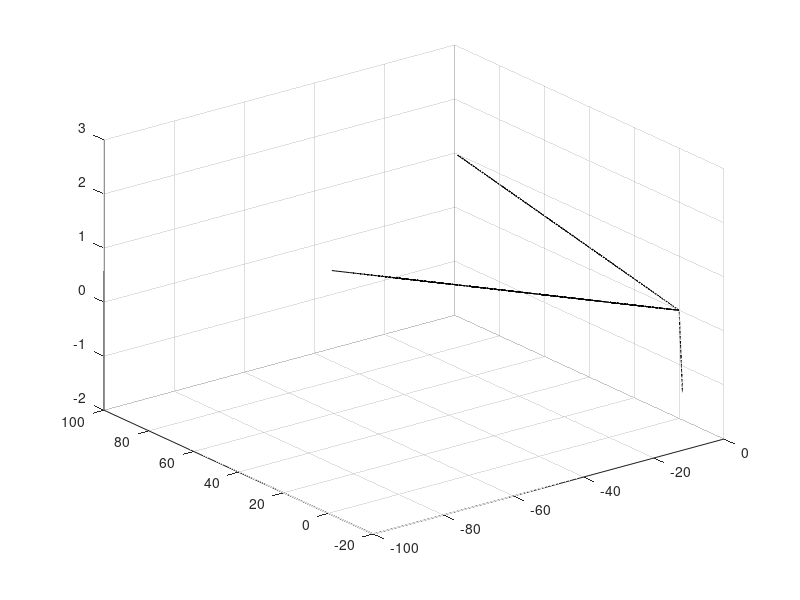

Here is the MATLAB script that generated this plot:
% 力の成分
f1 = [0 1 0];
f2 = [-1 0 0];
f3 = [0 1 0];

% 位置ベクトル
l1 = [0.01 0.025 0];
l2 = [0.005 0.025 0];
l3 = [-0.015 0.03 0];

% モーメントの値を格納する箇所
moment_f1 = [];
moment_f2 = [];
moment_f3 = [];

for i = 0:99
    edit_f1 = i * f1;
    edit_f2 = i * f2;
    edit_f3 = i * f3;

    now_moment1 = cross(l1, edit_f1);
    now_moment2 = cross(l2, edit_f2);
    now_moment3 = cross(l3, edit_f3);

    wrench_f1 = [edit_f1(1) edit_f1(2) now_moment1(3)];
    wrench_f2 = [edit_f2(1) edit_f2(2) now_moment2(3)];
    wrench_f3 = [edit_f3(1) edit_f3(2) now_moment3(3)];

    moment_f1 = [moment_f1; wrench_f1];
    moment_f2 = [moment_f2; wrench_f2];
    moment_f3 = [moment_f3; wrench_f3];

end

x1 = moment_f1(:,1);

x1_mat = reshape(x1, [],5);

y1 = moment_f1(:,2);
y1_mat = reshape(y1, [],5);

z1 = moment_f1(:,3);
z1_mat = reshape(z1, [],5);

surf(x1_mat, y1_mat, z1_mat);

hold on;

x2 = moment_f2(:,1);

x2_mat = reshape(x2, [],5);

y2 = moment_f2(:,2);
y2_mat = reshape(y2, [],5);

z2 = moment_f2(:,3);
z2_mat = reshape(z2, [],5);

surf(x2_mat, y2_mat, z2_mat);

x3 = moment_f3(:,1);

x3_mat = reshape(x3, [],5);

y3 = moment_f3(:,3);
y3_mat = reshape(y3, [],5);

z3 = moment_f3(:,3);
z3_mat = reshape(z3, [],5);

surf(x3_mat, y3_mat, z3_mat);

hold off;